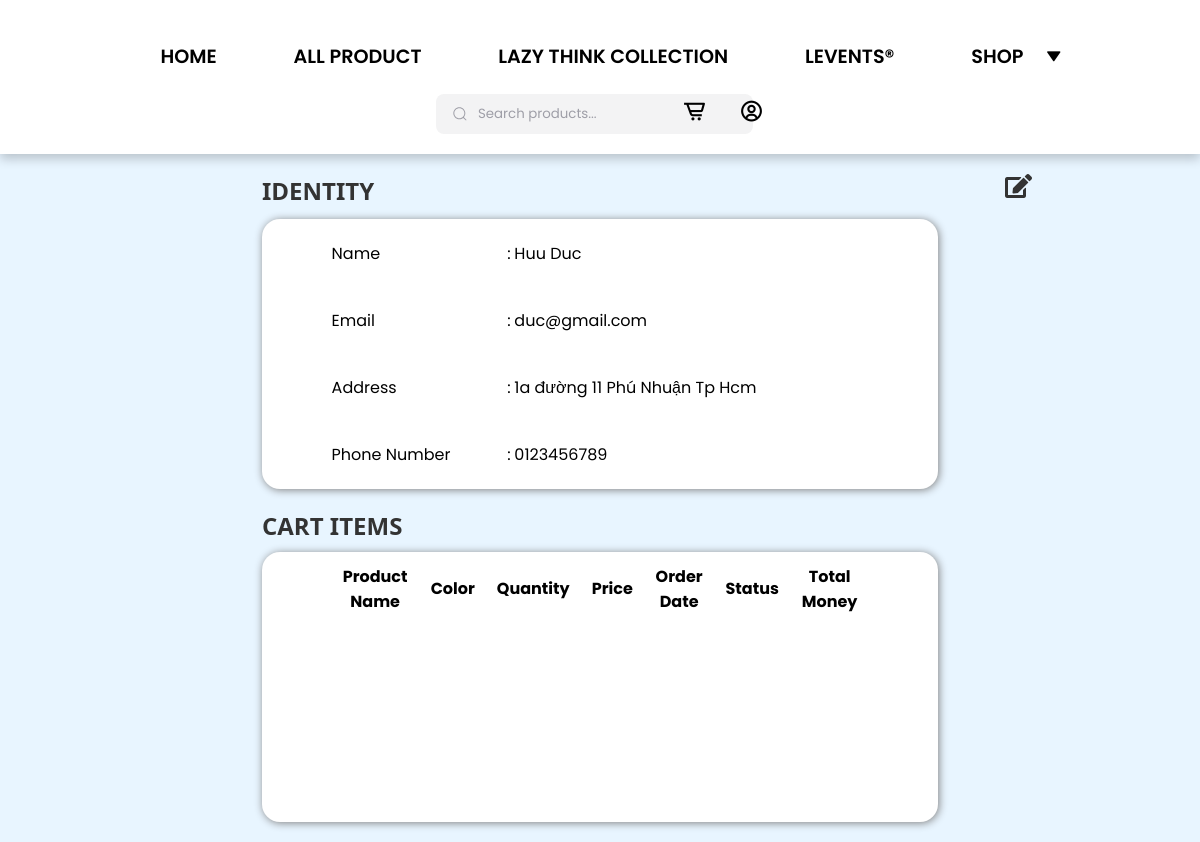
Page /profile.php (signed in) on the committed database.
### tables this page shows
CREATE TABLE `customer` (
  `id_User` int(11) NOT NULL,
  `username` varchar(50) DEFAULT NULL,
  `email` varchar(100) DEFAULT NULL,
  `phone_number` varchar(20) DEFAULT NULL,
  `address` varchar(200) DEFAULT NULL,
  `password` varchar(32) DEFAULT NULL,
  `login_id` int(11) DEFAULT NULL
);

### profile.php (the view, shortened to what this page needs)
<?php
include 'connect.php';
$username = $_SESSION['username'];
$query_customer = "SELECT id_User, username, email, phone_number, address FROM customer WHERE username='$username'";
$result_customer = mysqli_query($conn, $query_customer);
$user = mysqli_fetch_assoc($result_customer);
?>
<!DOCTYPE html>
<html lang="en">
<head>
    <link rel="stylesheet" href="style.css">
    <link rel="stylesheet" href="https://cdnjs.cloudflare.com/ajax/libs/font-awesome/5.12.1/css/all.min.css">
</head>
<body>
    <?php include "menu.php"; ?>
    <div class="main">
        <h2>IDENTITY <a href="edit_profile.php"><i class="fa fa-edit edit"></i></a></h2>
        <div class="card">
            <div class="card-body">
                <table>
                    <tbody>
                        <tr>
                            <td>Name</td>
                            <td>:</td>
                            <td><?= htmlspecialchars($user['username']) ?></td>
                        </tr>
                        <tr>
                            <td>Email</td>
                            <td>:</td>
                            <td><?= htmlspecialchars($user['email']) ?></td>
                        </tr>
                        <tr>
                            <td>Address</td>
                            <td>:</td>
                            <td><?= htmlspecialchars($user['address']) ?></td>
                        </tr>
                        <tr>
                            <td>Phone Number</td>
                            <td>:</td>
                            <td><?= htmlspecialchars($user['phone_number']) ?></td>
                        </tr>
                    </tbody>
                </table>
            </div>
        </div>
        <h2>CART ITEMS</h2>
        <div class="card">
            <div class="card-body">
                <table class="cart-table">
                    <thead>
                        <tr>
                            <th class="text-center">Product Name</th>
                            <th class="text-center">Color</th>
                            <th class="text-center">Quantity</th>
                            <th class="text-center">Price</th>
                            <th class="text-center">Order Date</th>
                            <th class="text-center">Status</th>
                            <th class="text-center">Total Money</th>
                        </tr>
                    </thead>
                    <tbody>
                    </tbody>
                </table>
            </div>
        </div>
    </div>
</body>
</html>

### style.css (style rules this page uses)
* { margin: 0; padding: 0; box-sizing: border-box; font-family: "Poppins", sans-serif; }
a { text-decoration: none; }

### profile.php (style rules this page uses)
* { margin: 0; }
body { background-color: #e8f5ff; font-family: Arial; }
.main { margin: 20px auto; font-size: 28px; padding: 0 10px; width: 58%; }
.main h2 { color: #333; font-family: 'Segoe UI', Tahoma, Geneva, Verdana, sans-serif; font-size: 24px; margin-bottom: 10px; }
.main .card { background-color: #fff; border-radius: 18px; box-shadow: 1px 1px 8px 0 grey; height: auto; margin-bottom: 20px; }
.main .card table { border: none; font-size: 16px; height: 270px; width: 80%; }
.edit { position: absolute; color: #333; right: 14%; }
.cart-table th { margin: 20px; }
.text-center { text-align: center; }
.cart-table th, .cart-table td { text-align: center; padding: 10px; }
.card-body { display: flex; justify-content: center; }

### rows in the picture
customer: username "Huu Duc", email "duc@gmail.com", address "1a đường 11 Phú Nhuận Tp Hcm", phone_number "0123456789"
